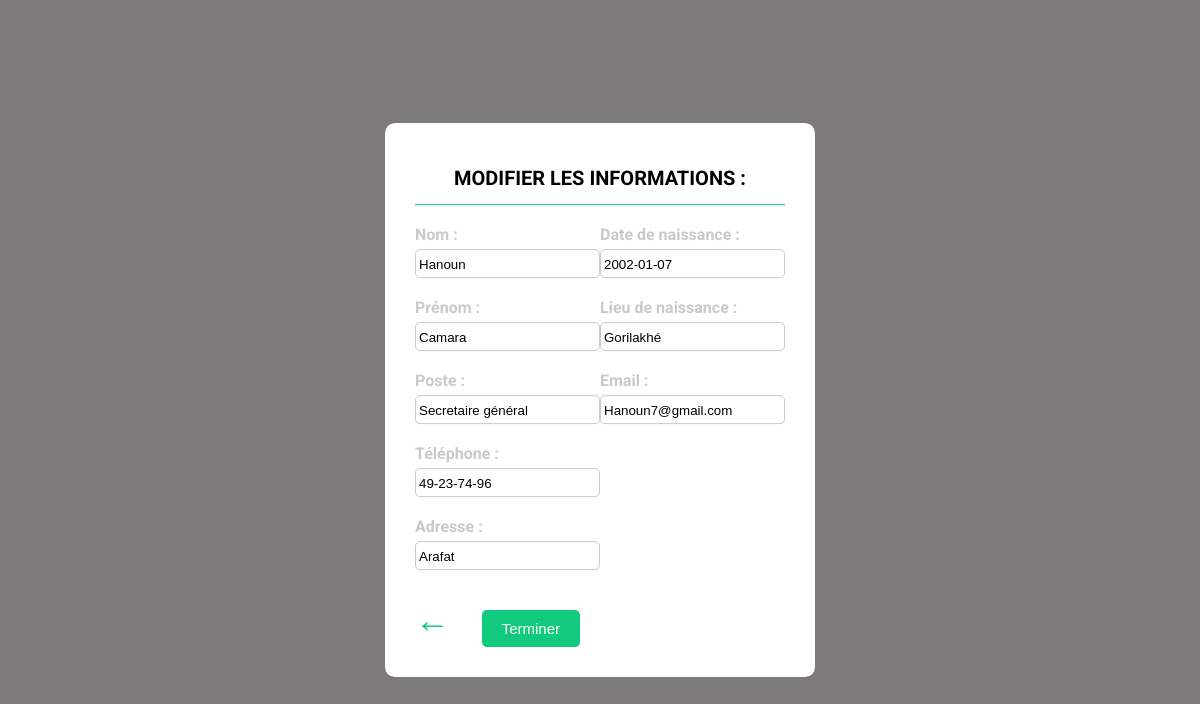
The page /modifierEmp.php?id=2 on the database its author committed.
### tables this page shows
CREATE TABLE `users` (
  `id` int(11) NOT NULL,
  `username` varchar(255) NOT NULL,
  `lastname` varchar(255) NOT NULL,
  `poste` varchar(40) NOT NULL,
  `telephone` varchar(13) NOT NULL,
  `adresse` varchar(45) NOT NULL,
  `dateNaiss` date NOT NULL,
  `lieuNaiss` varchar(45) NOT NULL,
  `departement` varchar(22) NOT NULL,
  `sexe` varchar(22) NOT NULL,
  `email` varchar(255) NOT NULL,
  `password` varchar(255) NOT NULL,
  `presence` tinyint(1) NOT NULL DEFAULT 0
);

### modifierEmp.php (the view, shortened to what this page needs)
<?php
    include 'config.php';
    $user_id = $_GET['id'];
?>
<!DOCTYPE html>
<html lang="en">
<head>
    <link rel="stylesheet" href="commentaire.css" type="text/css">
</head>
<body>
<?php
    $sql = "SELECT * FROM users WHERE id = $user_id";
    $result = mysqli_query($conn, $sql);
    if(mysqli_num_rows($result) > 0){
        $fetch = mysqli_fetch_assoc($result);
    }
   ?>
   <form action="" method="POST">
   <h1>Modifier Les informations :</h1>
       <div class="separation"></div>
       <div class="corps-formulaire">
            <div class="gauche">
                <div class="groupe">
                    <label>Nom :</label>
                    <input type="text" name="update_username" value="<?php echo $fetch['username']; ?>">
                </div>
                <div class="groupe">
                    <label>Prénom :</label>
                    <input type="text" name="update_lastname" value="<?php echo $fetch['lastname']; ?>">
                </div>
                <div class="groupe">
                    <label>Poste :</label>
                    <input type="text" name="update_poste" value="<?php echo $fetch['poste']; ?>">
                </div>
                <div class="groupe">
                    <label>Téléphone :</label>
                    <input type="text" name="update_telephone" value="<?php echo $fetch['telephone']; ?>">
                </div>
                <div class="groupe">
                    <label>Adresse :</label>
                    <input type="text" name="update_adresse" value="<?php echo $fetch['adresse']; ?>">
                </div>
            </div>
            <div class="droite">
                <div class="groupe">
                    <label>Date de naissance :</label>
                    <input type="text" name="update_dateNaiss" value="<?php echo $fetch['dateNaiss']; ?>">
                </div>
                <div class="groupe">
                    <label>Lieu de naissance :</label>
                    <input type="text" name="update_lieuNaiss" value="<?php echo $fetch['lieuNaiss']; ?>">
                </div>
                <div class="groupe">
                    <label>Email :</label>
                    <input type="text" name="update_email" value="<?php echo $fetch['email']; ?>">
                </div>
            </div>
       </div>
       <div class="pied-formulaire" align="center">
            <a href="listEmp.php">←</a>
            <input type="submit" value="Terminer" name="update_profile">
       </div>
   </form>
</body>
</html>

### commentaire.css (style rules this page uses)
body { background-color: #7c7b79; margin: 0px; padding: 0px; position: absolute; top: 50%; left: 50%; transform: translate(-50%, -50%); font-family: "Roboto", sans-serif; font-weight: bold; }
form { background-color: white; padding: 30px; border-radius: 10px; }
form h1 { font-size: 20px; text-align: center; text-transform: uppercase; }
.separation { width: 100%; height: 1px; background-color: #12ca7e; }
.corps-formulaire { display: flex; flex-wrap: wrap; margin-bottom: 30px; }
.groupe { position: relative; margin-top: 20px; display: flex; flex-direction: column; }
input { margin-top: 5px; padding: 7px 3px 5px; border: 1px solid #c9c9c9; outline-color: #12ca7e; border-radius: 5px; }
label { color: #c9c9c9; }
.pied-formulaire { display: flex; justify-content: space-between; }
.pied-formulaire input { margin-top: 10px; margin-right: 205px; background-color: #12ca7e; color: white; font-size: 15px; border: none; padding: 10px 20px; border-radius: 5px; outline: none; cursor: pointer; transition: transform 0.5s; }
.pied-formulaire a { text-decoration: none; color: #12ca7e; font-size: 35px; padding-right: 20px; }

### rows shown on the page
users: update_username "Hanoun", update_lastname "Camara", update_poste "Secretaire général", update_telephone "49-23-74-96", update_adresse "Arafat", update_dateNaiss "2002-01-07", update_lieuNaiss "Gorilakhé", update_email "Hanoun7@gmail.com"
